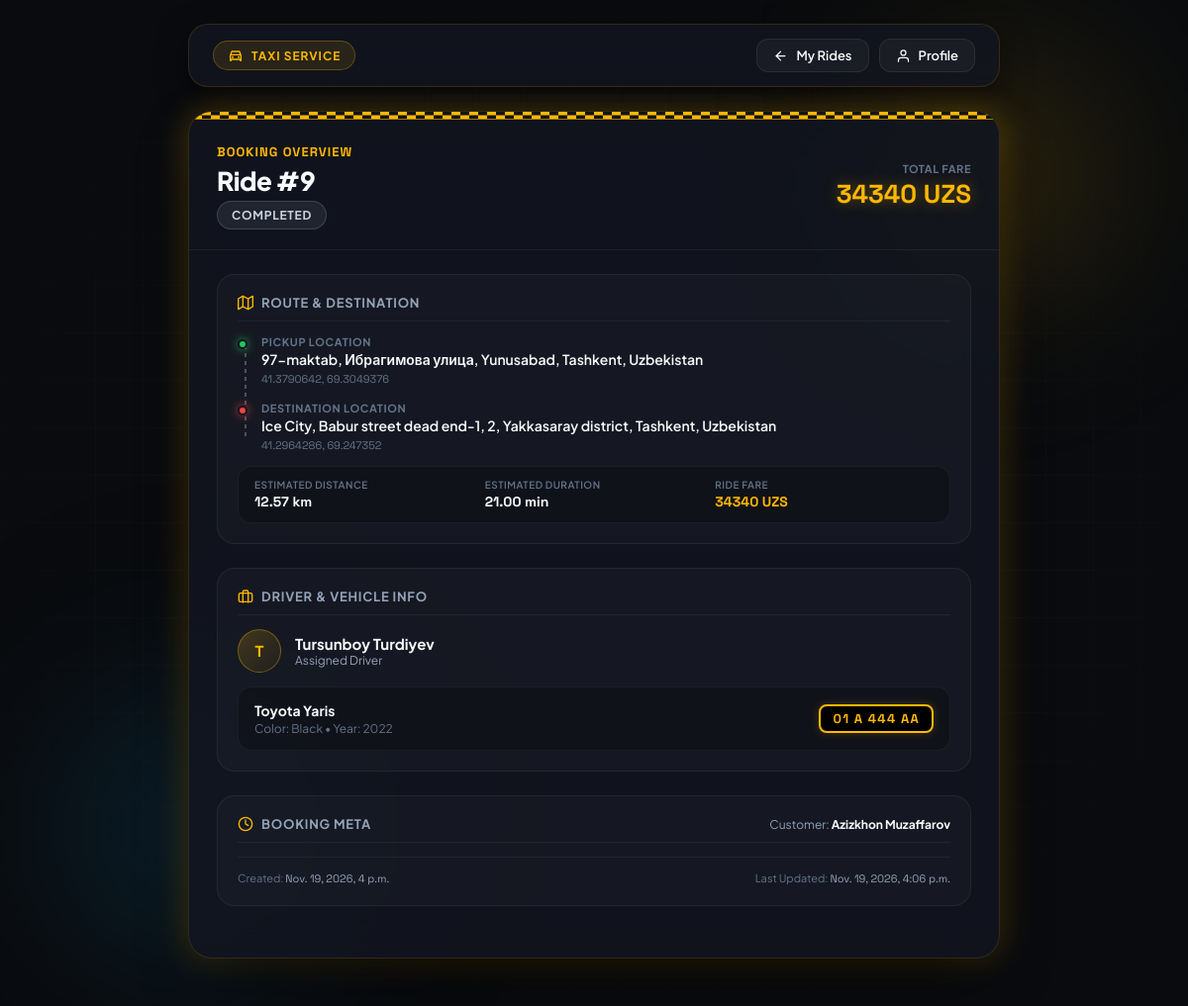
/rides/9/ (signed in), run on the app's committed database.
### rides/models.py (models this page shows, shortened)
class Ride(models.Model):
    class Status(models.TextChoices):
        PENDING = "pending", "Pending"
        ACCEPTED = "accepted", "Accepted"
        ARRIVED = "arrived", "Driver Arrived"
        IN_PROGRESS = "in_progress", "In Progress"
        COMPLETED = "completed", "Completed"
        CANCELLED = "cancelled", "Cancelled"
    customer = models.ForeignKey(
        Customer,
        on_delete=models.PROTECT,
        related_name="rides"
    )
    driver = models.ForeignKey(
        "drivers.Driver",
        on_delete=models.SET_NULL,
        null=True,
        blank=True,
        related_name="rides"
    )
    pickup_address = models.CharField(max_length=255)
    pickup_latitude = models.FloatField()
    pickup_longitude = models.FloatField()
    destination_address = models.CharField(max_length=255)
    destination_latitude = models.FloatField()
    destination_longitude = models.FloatField()
    distance_km = models.DecimalField(
        max_digits=8,
        decimal_places=2,
        default=0
    )
    duration_minutes = models.DecimalField(
        max_digits=8,
        decimal_places=2,
        default=0
    )
    fare = models.PositiveIntegerField(default=0)
    status = models.CharField(
        max_length=20,
        choices=Status.choices,
        default=Status.PENDING
    )
    created_at = models.DateTimeField(auto_now_add=True)
    updated_at = models.DateTimeField(auto_now=True)

class Customer(models.Model):
    user = models.OneToOneField(
        settings.AUTH_USER_MODEL,
        on_delete=models.CASCADE,
        related_name="customer_profile"
    )
    photo = models.ImageField(upload_to="customers/", blank=True, null=True)
    created_at = models.DateTimeField(auto_now_add=True)
    def __str__(self):
        return self.user.get_full_name()

### drivers/models.py (models this page shows, shortened)
class Driver(models.Model):
    user = models.OneToOneField(
        settings.AUTH_USER_MODEL,
        on_delete=models.CASCADE,
        related_name="driver_profile"
    )
    photo = models.ImageField(upload_to="drivers/", blank=True, null=True)
    created_at = models.DateTimeField(auto_now_add=True)
    def __str__(self):
        return self.user.get_full_name()

class Car(models.Model):
    driver = models.OneToOneField(
        Driver,
        on_delete=models.CASCADE,
        related_name="car"
    )
    brand = models.CharField(max_length=50)
    model = models.CharField(max_length=50)
    color = models.CharField(max_length=30)
    plate_number = models.CharField(max_length=20, unique=True)
    year = models.PositiveIntegerField()

### accounts/models.py (models this page shows)
class User(AbstractUser):
    class Role(models.TextChoices):
        DRIVER = "driver", "Driver"
        CUSTOMER = "customer", "Customer"
    phone_number = models.CharField(max_length=20, unique=True)
    role = models.CharField(
        max_length=10,
        choices=Role.choices,
        default=Role.CUSTOMER
    )

### rides/views.py (the view)
# urls.py: path("<int:ride_id>/", views.ride_detail, name="ride_detail"),
@login_required
def ride_detail(request, ride_id):
    if request.user.role != "customer":
        return render(request, "rides/access_denied.html")
    ride = get_object_or_404(
        Ride,
        id=ride_id,
        customer=request.user.customer_profile
    )
    return render(request, "rides/ride_detail.html", {
        "ride": ride
    })

### rides/templates/rides/ride_detail.html (shortened to what this page needs)
<!DOCTYPE html>
<html lang="en">
<head>
</head>
<body>
  <div class="ambient-grid"></div>
  <div class="detail-container">
    <header class="top-nav">
      <div class="nav-brand-group">
        <div class="brand-badge">
          Taxi Service
        </div>
      </div>
      <div style="display: flex; gap: 10px;">
        <a href="{% url 'ride_list' %}" class="btn-nav">
          <svg viewBox="0 0 24 24" stroke-width="2" stroke-linecap="round" stroke-linejoin="round">
            <line x1="19" y1="12" x2="5" y2="12"></line>
            <polyline points="12 19 5 12 12 5"></polyline>
          </svg>
          <span>My Rides</span>
        </a>
        <a href="{% url 'profile' %}" class="btn-nav">
          <svg viewBox="0 0 24 24" stroke-width="2" stroke-linecap="round" stroke-linejoin="round">
            <path d="M20 21v-2a4 4 0 0 0-4-4H8a4 4 0 0 0-4 4v2"></path>
            <circle cx="12" cy="7" r="4"></circle>
          </svg>
          <span>Profile</span>
        </a>
      </div>
    </header>
    <main class="detail-card">
      <div class="taxi-checker-ribbon"></div>
      <div class="detail-hero">
        <div class="hero-title-group">
          <span class="hero-badge-tag">Booking Overview</span>
          <h1 class="hero-title">Ride #{{ ride.id }}</h1>
          <div>
            <span id="ride-status" class="status-pill status-{{ ride.status }}">
              {{ ride.get_status_display }}
            </span>
          </div>
        </div>
        <div class="hero-meter">
          <span class="meter-label">Total Fare</span>
          <span class="meter-value">{{ ride.fare }} UZS</span>
        </div>
      </div>
      <div class="detail-body">
        <div class="detail-section-card">
          <div class="section-header">
            <div class="section-title">
              <svg viewBox="0 0 24 24" stroke-width="2" stroke-linecap="round" stroke-linejoin="round">
                <polygon points="1 6 1 22 8 18 16 22 23 18 23 2 16 6 8 2 1 6"></polygon>
                <line x1="8" y1="2" x2="8" y2="18"></line>
                <line x1="16" y1="6" x2="16" y2="22"></line>
              </svg>
              <span>Route &amp; Destination</span>
            </div>
          </div>
          <div class="route-path">
            <div class="route-point">
              <span class="route-dot dot-pickup"></span>
              <span class="point-tag">Pickup Location</span>
              <span class="point-address">{{ ride.pickup_address }}</span>
              <span class="point-coordinates">{{ ride.pickup_latitude }}, {{ ride.pickup_longitude }}</span>
            </div>
            <div class="route-point">
              <span class="route-dot dot-dest"></span>
              <span class="point-tag">Destination Location</span>
              <span class="point-address">{{ ride.destination_address }}</span>
              <span class="point-coordinates">{{ ride.destination_latitude }}, {{ ride.destination_longitude }}</span>
            </div>
          </div>
          <div class="trip-metrics-grid">
            <div class="metric-col">
              <span class="metric-label">Estimated Distance</span>
              <span class="metric-val">{{ ride.distance_km }} km</span>
            </div>
            <div class="metric-col">
              <span class="metric-label">Estimated Duration</span>
              <span class="metric-val">{{ ride.duration_minutes }} min</span>
            </div>
            <div class="metric-col">
              <span class="metric-label">Ride Fare</span>
              <span class="metric-val fare">{{ ride.fare }} UZS</span>
            </div>
          </div>
        </div>
        <div class="detail-section-card">
          <div class="section-header">
            <div class="section-title">
              <svg viewBox="0 0 24 24" stroke-width="2" stroke-linecap="round" stroke-linejoin="round">
                <rect x="2" y="7" width="20" height="13" rx="2" ry="2"></rect>
                <path d="M16 21V5a2 2 0 0 0-2-2h-4a2 2 0 0 0-2 2v16"></path>
              </svg>
              <span>Driver &amp; Vehicle Info</span>
            </div>
          </div>
          <div id="driver-information" class="driver-box">
            {% if ride.driver %}
            <div class="driver-profile-row">
              <div class="driver-avatar">
                {{ ride.driver|stringformat:"s"|slice:":1"|upper }}
              </div>
              <div>
                <div class="driver-name">{{ ride.driver }}</div>
                <div class="driver-sub">Assigned Driver</div>
              </div>
            </div>
            {% if ride.driver.car %}
            <div class="car-info-card">
              <div class="car-specs-text">
                <div class="car-model-name">{{ ride.driver.car.brand }} {{ ride.driver.car.model }}</div>
                <div class="car-details-sub">Color: {{ ride.driver.car.color }} &bull; Year: {{ ride.driver.car.year }}</div>
              </div>
              <div class="license-plate-badge">
                {{ ride.driver.car.plate_number }}
              </div>
            </div>
            {% else %}
            <div class="car-details-sub">Car information is not available.</div>
            {% endif %}
            {% else %}
            <div class="driver-waiting-box">
              <span class="pulse-radar-dot"></span>
              <span>Driver not assigned yet. Radar searching for available drivers...</span>
            </div>
            {% endif %}
          </div>
        </div>
        <div class="detail-section-card">
          <div class="section-header">
            <div class="section-title">
              <svg viewBox="0 0 24 24" stroke-width="2" stroke-linecap="round" stroke-linejoin="round">
                <circle cx="12" cy="12" r="10"></circle>
                <polyline points="12 6 12 12 16 14"></polyline>
              </svg>
              <span>Booking Meta</span>
            </div>
            <div style="font-size: 12px; color: var(--text-secondary);">
              Customer: <strong style="color: var(--text-primary);">{{ ride.customer }}</strong>
            </div>
          </div>
          <div class="meta-timestamps">
            <div>Created: <span>{{ ride.created_at }}</span></div>
            <div>Last Updated: <span id="updated-at">{{ ride.updated_at }}</span></div>
          </div>
        </div>
      </div>
      <div class="actions-footer">
      </div>
    </main>
  </div>
</body>
</html>

### data on the page
Ride: id "9", status "COMPLETED", fare "34340", pickup_address "97-maktab, Ибрагимова улица, Yunusabad, Tashkent, Uzbekistan", pickup_latitude "41.3790642", pickup_longitude "69.3049376", destination_address "Ice City, Babur street dead end-1, 2, Yakkasaray district, Tashkent, Uzbekistan", destination_latitude "41.2964286", destination_longitude "69.247352", distance_km "12.57", duration_minutes "21.00", driver "T", driver "Tursunboy Turdiyev", driver.car.brand "Toyota", driver.car.model "Yaris", driver.car.color "Black", driver.car.year "2022", driver.car.plate_number "01 A 444 AA", customer "Azizkhon Muzaffarov", created_at "Nov. 19, 2026, 4 p.m.", updated_at "Nov. 19, 2026, 4:06 p.m."
